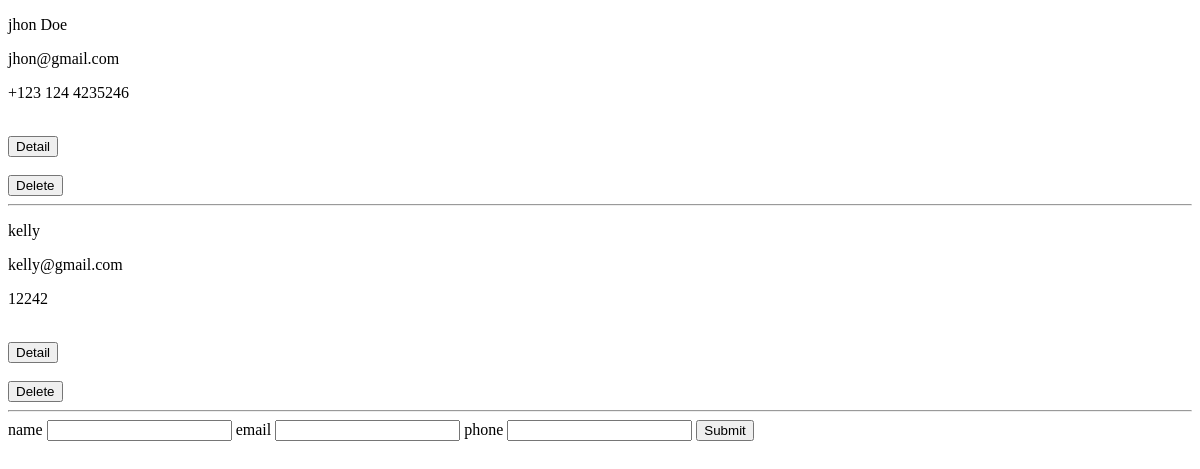
/, run on an earlier commit of the app's database.
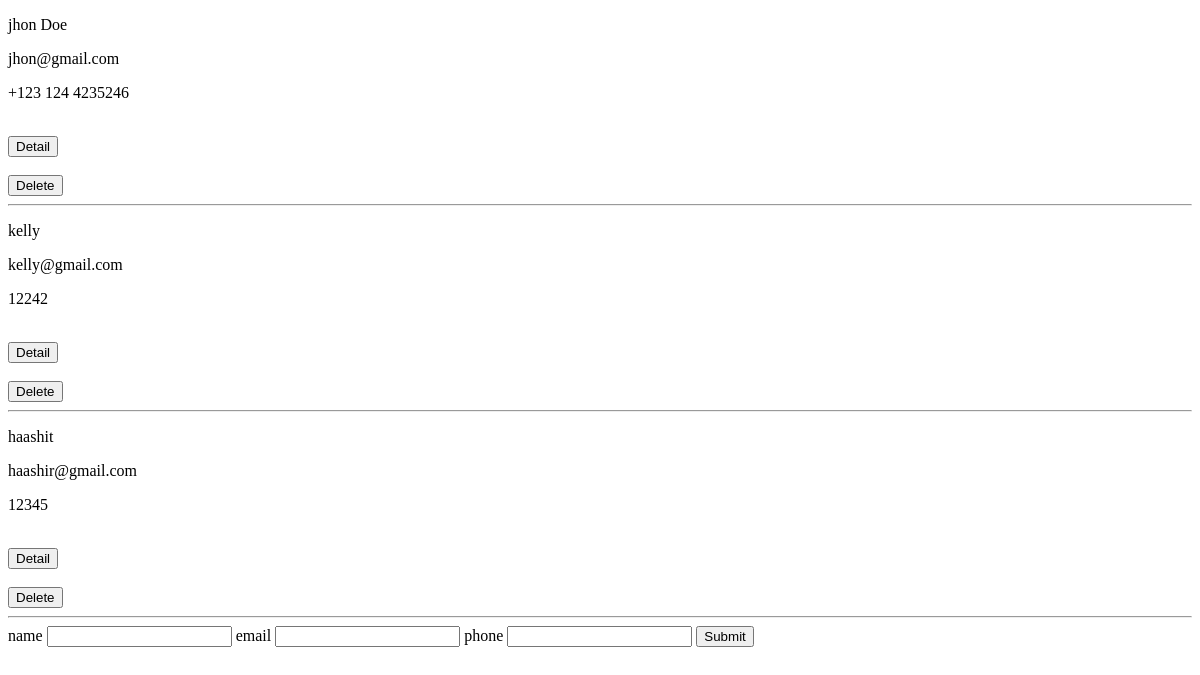
And on a later commit of the database.
### api/models.py (models this page shows)
class Contact(models.Model):
    name = models.CharField(max_length=100,null=True,blank=True)
    phone = models.CharField(max_length=20)
    email = models.CharField(max_length=50)
    def __str__(self):
        return self.name

### api/views.py (the view)
# urls.py: path('', views.allcontact, name="allcontact"),
def allcontact(request):
    contact = Contact.objects.all()
    context= {
        'contacts': contact
    }
    return render(request, 'index.html', context)

### templates/index.html (shortened to what this page needs)
<!DOCTYPE html>
<html lang="en">
<head>
</head>
<body>
    <div>
    {% if contacts %}
    {% for contact in contacts %}
    <p>{{contact}}</p>
    <p>{{contact.email}}</p>
    <p>{{contact.phone}}</p>
    <br>
    <form id="detail-contact" method="POST" action="{% url 'detailContact' contact.id %}">
    <button>Detail</button>
    </form>
    <br>
    <form id="delete-contact" method="POST" action="{% url 'deleteContact' contact.id %}">
        <button>Delete</button>
        </form>
    <hr>
    {% endfor %}
    {% else%}
    <p>No Listings Available</p>
    {% endif %}
       </div>
    <form id="post-form" method="POST" action="{% url 'formsubmit' %}">
    <label>name</label>
    <input type="text" name="name" id="name"/>
    <label>email</label>
    <input type="email" name="email" id="email"/>
    <label>phone</label>
    <input type="tel" id="phone" name="phone" required/>
    <button>Submit</button>
    </form>
</body>
</html>

What changed in the data, as far as the page shows it:
added Contact: name "haashit", email "haashir@gmail.com", phone "12345"
